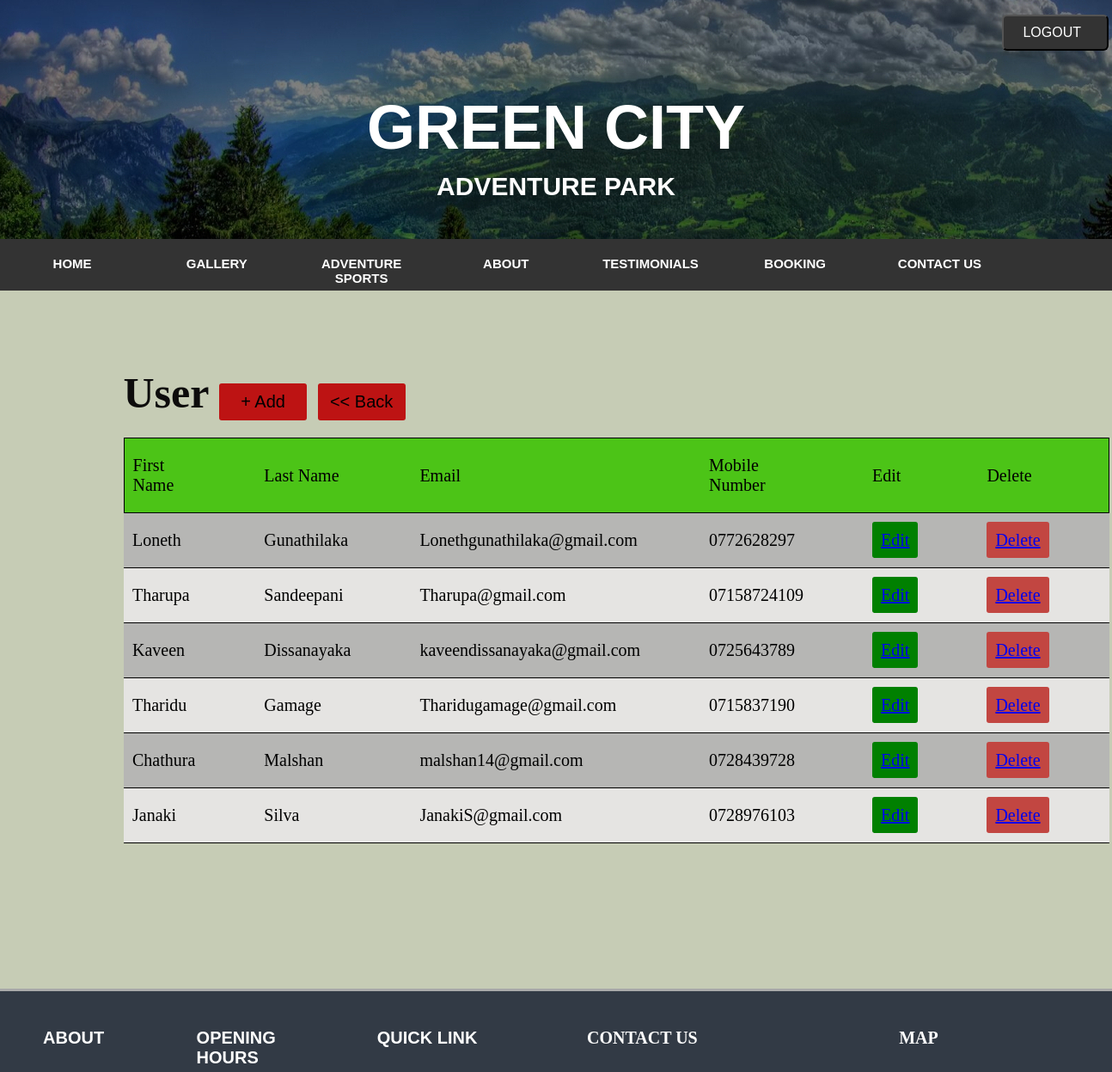
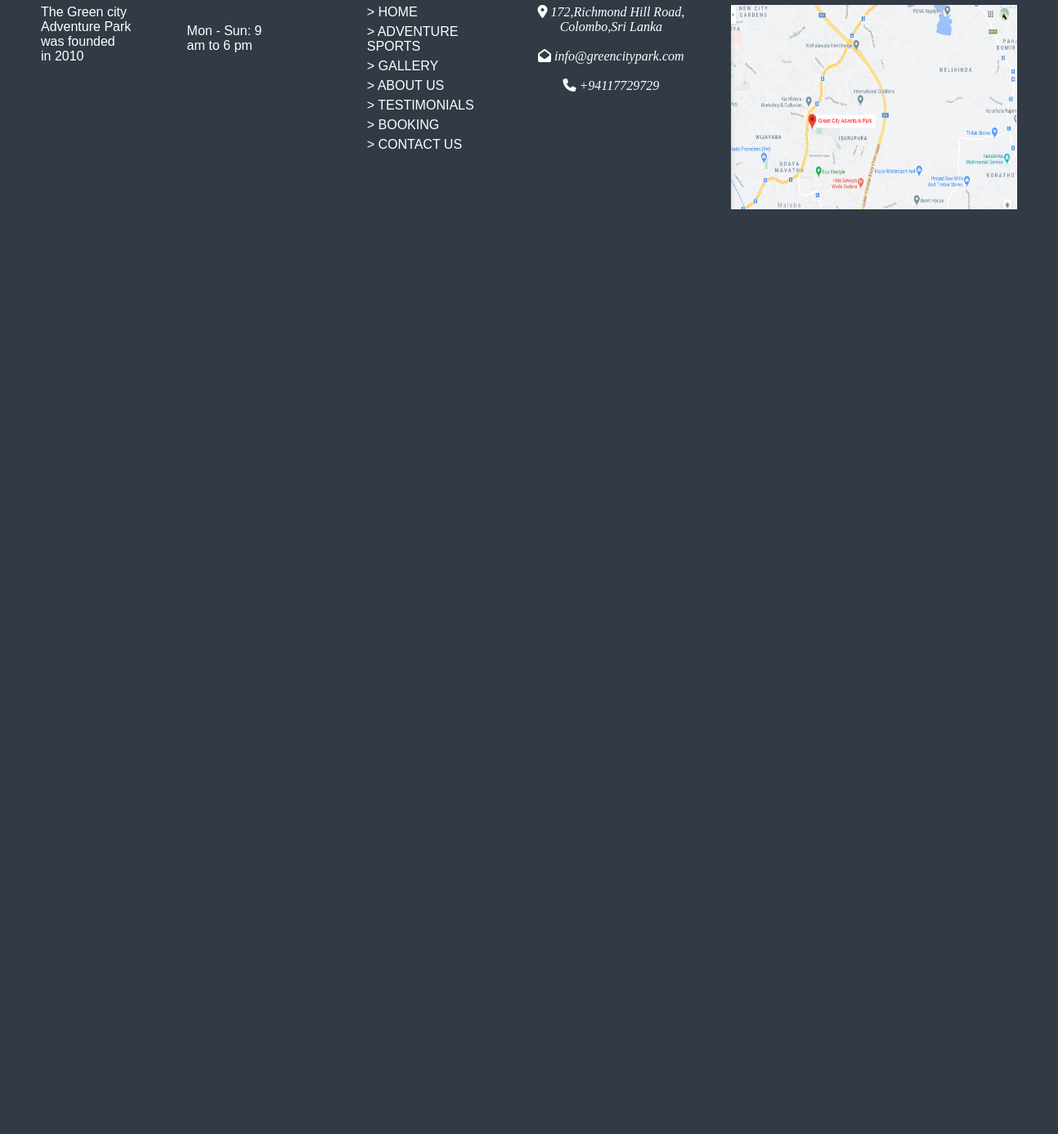
Page /php/read.php (signed in) on the committed database (2 pictures, top to bottom).
### tables this page shows
CREATE TABLE `customer` (
  `id` int(20) NOT NULL,
  `first_name` varchar(50) NOT NULL,
  `last_name` varchar(50) NOT NULL,
  `email` varchar(50) NOT NULL,
  `mobile` varchar(11) NOT NULL,
  `username` varchar(50) NOT NULL,
  `password` varchar(50) NOT NULL,
  `is_admin` tinyint(1) NOT NULL DEFAULT 0
);

### php/read.php (the view, shortened to what this page needs)
<!DOCTYPE html>
<html>
<head>
    <link rel="stylesheet" type ="text/css" href ="../css/read.css">
</head>
<body>
		<div class = "head">
		<header>
			<div class = "button">
			<a href="logout.php"><button class = "button1">  LOGOUT </button></a>
			</div>
			<h1> GREEN CITY</h1>
			<h2>ADVENTURE PARK</h2>
		</header>
		<nav>
			<ul class = "menu">
			    <li class = "menu"><a href = "HOME_PAGE.php"> <b>HOME</b> </a></li>
				<li class = "menu"><a href = "GALLERY.php"><b>GALLERY</b></a></li>
				<li class = "menu"><a href = "SPORTS.php"><b>ADVENTURE SPORTS</b></a></li>
				<li class = "menu"><a href = "ABOUT US.php"><b>ABOUT</b></a></li>
				<li class = "menu"><a href = "TESTIMONIALS.php"><b>TESTIMONIALS</b></a></li>
				<li class = "menu"><a href = "BOOKING.php"><b>BOOKING</b></a></li>
				<li class = "menu"><a href = "CONTACT US.php"><b>CONTACT US</b></a></li>
			</ul>
		</nav>
    </div>
<?php
require 'config.php';
readData();
function readData(){
   global $con;
   $sql = "SELECT* FROM customer where is_admin = 0 ";
   $result = $con->query($sql);
?>
   <div class="user">
   <h1>User
   <a href="add_user.php"><button class = "submit">  + Add </button></a>
   <a href="staff.php"><button class = "submit">  << Back </button></a></h1>
<?php
    echo "<table><tr style='border:1px solid black;background-color:#4CC417; font-size:20px; '>";
           echo "<td>First Name</td>";
           echo "<td>Last Name</td>";
           echo "<td>Email</td>";
           echo "<td>Mobile Number</td>";
           echo "<td>Edit</td>";
           echo "<td>Delete</td>";
    echo "</tr>";
   if($result->num_rows>0){
       while($row = $result->fetch_assoc()){
			echo"<tr>";
          		echo "<td>".$row["first_name"]."</td>";
           		echo "<td>".$row["last_name"]."</td>";
           		echo "<td>".$row["email"]."</td>";
		  		echo "<td>".$row["mobile"]."</td>";
          		echo ("<td><a href=\"edit_user.php?id=$row[id]\" class = 'edit'>Edit</a></td>");
		 		echo ("<td><a href=\"delete_user.php?id=$row[id]\" onclick =\"return confirm('Are you sure');\" class = 'delete'>Delete</a></td>");
       }
    echo "</table>" ;
   }
   else{
       echo "no result";
   }
?>
</div>
<?php
}
?>
    <div class = "footer">
	<div class = "About">
				<h5 style = "font-size:20px">ABOUT</h5>
			<p>The Green city <br>Adventure Park was founded<br> in 2010</p>
			<br>
			</div>
			<div class = "open">
				<h5 style = "font-size:20px"> OPENING HOURS </h5>
				<p> Mon - Sun: 9 am to 6 pm</p>
			</div>
			<div class = "link">
				<h5 style = "font-size:20px">QUICK LINK </h5>
				<div style = "float:left">
					<a class = "link" href = "HOME_PAGE.php">> HOME </a><br>
					<a class = "link" href = "SPORTS.php">> ADVENTURE SPORTS</a><br>
					<a class = "link" href = "GALLERY.php">> GALLERY</a><br>
					<a  class = "link"href = "ABOUT US.php">> ABOUT US</a><br>
					<a  class = "link"href = "TESTIMONIALS.php">> TESTIMONIALS</a><br>
					<a class = "link" href = "GET A QUOTE.php">> BOOKING</a><br>
					<a  class = "link"href = "CONTACT US.php">> CONTACT US</a><br>
				</div>
			</div>
			<div class = "Contact">
				<h5 style = "font-size:20px">CONTACT US </h5>
				<i class = "fas fa-map-marker-alt"></i>
				<i  class = "text"> 172,Richmond Hill Road,
				Colombo,Sri Lanka </i><br><br>
				<i class = "fas fa-envelope-open"></i>
				<i class = "text" > info@greencitypark.com</i><br><br>
				<i class = "fas fa-phone"></i>
				<i class = "text"> +94117729729</i>
			</div>
			<div class = "map">
				<h5 style = "font-size:20px"> MAP</h5>
				<img src = "../image/Header/map.jpg" width = "350" height = "250" >
				<br>
			</div>
	</div>
 </body>
</html>

### css/read.css (style rules this page uses)
body { margin:0; padding:0; background-size: cover; height:500px; background-color: #5625; }
.head { width: 100%; display: block; padding: 0; margin: auto; background-image: url('http://localhost/iwt/image/Header/header.jpg'); }
header { display: block; margin: auto; padding: 4px; text-align: center; height:270px; }
header h1 { color:white; font-size:72px; font-family:arial; height: 45px; }
header h2 { color: white; font-size: 30px; font-family:arial; }
.button { width:100%; text-align:right; padding-top:13px; }
.button1 { background-color:#333; padding:10px; font-size:16px; margin:0; text-align:center; border-radius:6px; cursor:pointer; padding-left:22px; padding-right:30px; color:white; }
.menu { width:100%; background-color:#333; height:60px; padding:0; margin:0; font-size:15px; font-family:arial; }
ul.menu { float: left; list-style-type: none; margin: 0; padding: 0; overflow: hidden; }
li.menu { float:left; text-align:center; width:13%; }
li a { color:white; display:block; text-align:center; padding:20px 16px; text-decoration:none; }
.footer { background-color:#323A45; height:60%; width:100%; padding-bottom:0; padding-top:10px; margin-top:10%; text-align:center; color:white; border-top:3px solid darkgray; position:absolute; display:flex; }
.About { float:left; color:white; text-align:left; padding-left:50px; font-family:arial }
.open { float:left; color:white; text-align:left; padding-left:50px; padding-right:50px; font-family:arial; }
.link { float:left; color:white; text-align:left; padding-left:50px; padding-right:50px; font-family:arial; width:20%; }
a.link { float:left; color:white; text-decoration:none; padding-left:10px; padding-right:10px; padding-bottom:6px; width:94%; }
.map { float:left; padding-left:50px; padding-right:50px; }
.user { width:84%; margin:auto; font-size:25px; padding:40px; box-sizing:border-box; margin-top:5%; }
.user h1 { margin-bottom: 20px; font-size: 50px; color: #0d0c0c; }
table { border-collapse: collapse; font-size: 20px; background-color: #E5E4E2; }
table td { padding-left: 10px; padding-right: 70px; padding-bottom: 20px; padding-top: 20px; border-bottom: 1px solid #000; }
tr:nth-child(even) { background-color:#B6B6B4 }
.submit { width:102px; padding:10px; font-size:20px; border:none; border-radius:3px; outline:none; background:#bd1313; cursor:pointer; box-sizing:border-box; margin-top:30px; }
.edit { width:102px; padding:10px; font-size:20px; border:none; border-radius:3px; outline:none; background:green; cursor:pointer; box-sizing:border-box; margin-top:30px; }
.delete { width:102px; padding:10px; font-size:20px; border:none; border-radius:3px; outline:none; background:#C24641;; cursor:pointer; box-sizing:border-box; margin-top:30px; }

### rows in the picture
customer: first_name "Loneth", last_name "Gunathilaka", email "Lonethgunathilaka@gmail.com", mobile "0772628297"
customer: first_name "Tharupa", last_name "Sandeepani", email "Tharupa@gmail.com", mobile "07158724109"
customer: first_name "Kaveen", last_name "Dissanayaka", email "kaveendissanayaka@gmail.com", mobile "0725643789"
customer: first_name "Tharidu", last_name "Gamage", email "Tharidugamage@gmail.com", mobile "0715837190"
customer: first_name "Chathura", last_name "Malshan", email "malshan14@gmail.com", mobile "0728439728"
customer: first_name "Janaki", last_name "Silva", email "JanakiS@gmail.com", mobile "0728976103"
